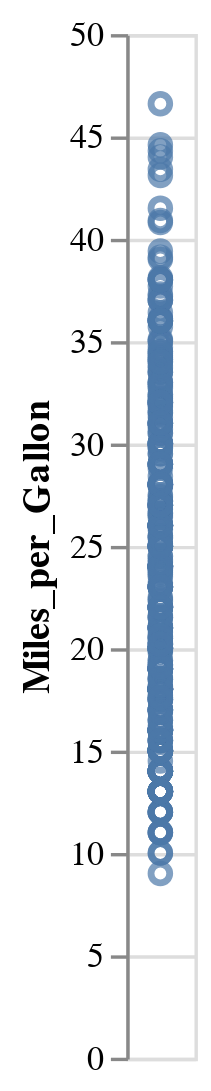

The notebook cell saved with this chart:
### Markdown cell above
All the circles are overlapping because `alt` does not recognize a difference

### Code cell
alt.Chart(cars).mark_point().encode(
    y="Miles_per_Gallon"
) # Returns a circle for every possible value of miles_per_gallon

### Figure 1 — Vega-Lite specification as saved in the notebook (floating-point values rounded to 4 significant figures; data arrays with more than 128 entries replaced by an {"elided": "..."} marker saying what was removed)
{"config": {"view": {"continuousWidth": 300, "continuousHeight": 300}}, "data": {"name": "data-f02450ab61490a1363517a0190416235"}, "mark": {"type": "point"}, "encoding": {"y": {"field": "Miles_per_Gallon", "type": "quantitative"}}, "$schema": "https://vega.github.io/schema/vega-lite/v5.8.0.json", "datasets": {"data-f02450ab61490a1363517a0190416235": {"elided": "406 records"}}}
